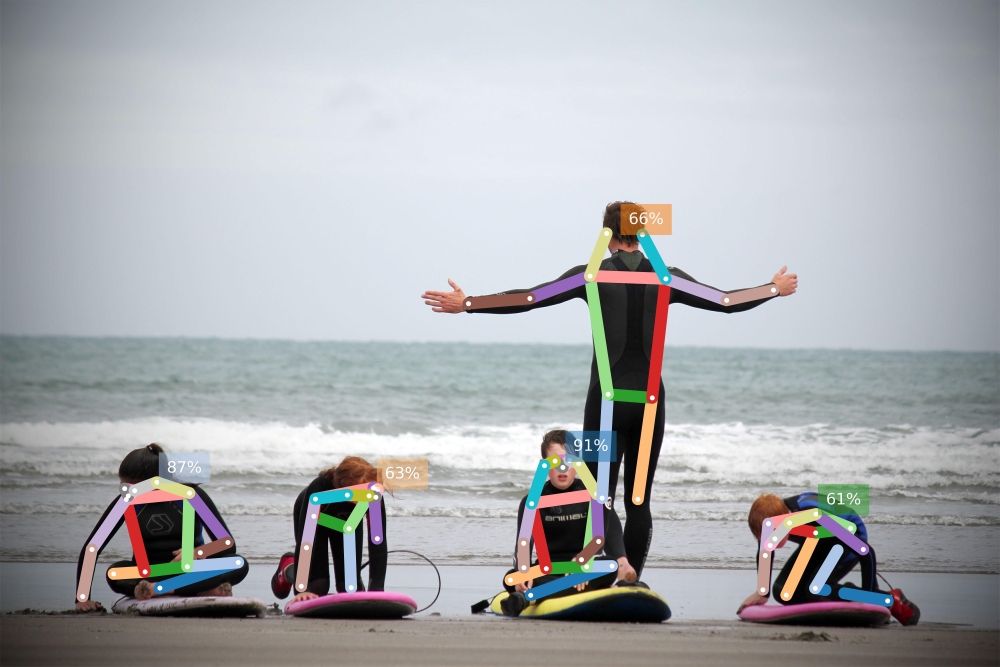
#> input picture detection/openpifpaf/test.jpg.predictions.jpeg, 5000 x 3333 px (shown at 1/5 size)
$ python dewarp.py ../../openpifpaf/test.jpg.predictions.jpeg   (older library calls are emulated)
#> lines starting #> are read from the running program, lines starting #| are printed output that depends on the picture
import numpy as np
import sys
import cv2

DIM=(1920, 1080)
K=np.array([[1072.2416669079864, 0.0, 974.1246550909606], [0.0, 1071.6376728723455, 524.0909070617798], [0.0, 0.0, 1.0]])
D=np.array([[-0.01680471181040181], [-0.04507194951348153], [0.10890126839017801], [-0.0804898674047556]])

def undistort(img_path):
    img = cv2.imread(img_path)
#> img is the input picture: shape (3333, 5000, 3); mean B, G, R 176, 172.7, 170.5
    h,w = img.shape[:2]
#> h = 3333; w = 5000

    map1, map2 = cv2.fisheye.initUndistortRectifyMap(K, D, np.eye(3), K, DIM, cv2.CV_16SC2)
    undistorted_img = cv2.remap(img, map1, map2, interpolation=cv2.INTER_LINEAR, borderMode=cv2.BORDER_CONSTANT)
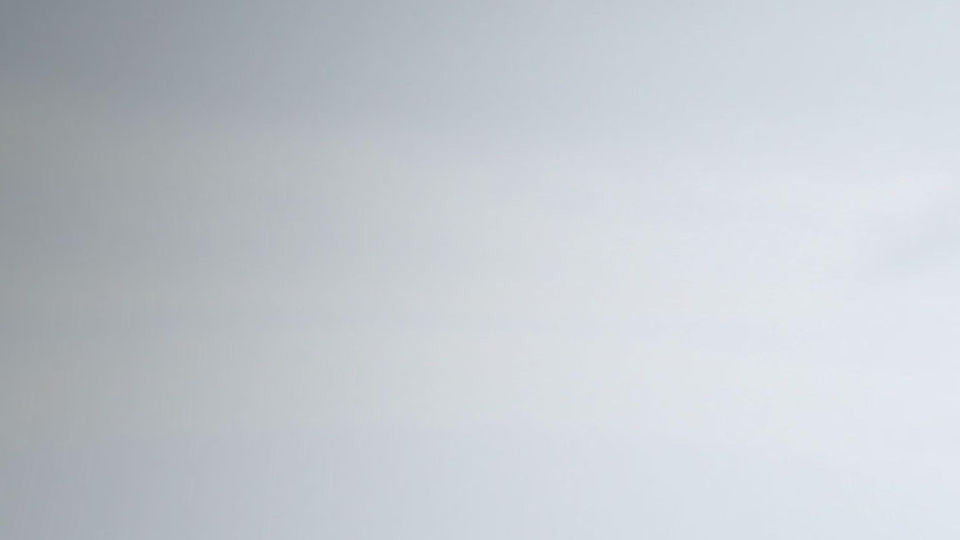
#> undistorted_img: shape (1080, 1920, 3) (shown at 1/2 size); mean B, G, R 208.2, 201.5, 196.2
    # Comment out if image doesn't need to be rotated
    # undistorted_img = cv2.rotate(undistorted_img, cv2.ROTATE_180)


    cv2.imshow("undistorted", undistorted_img)
    cv2.imwrite("imgundistort.jpg", undistorted_img)
    cv2.waitKey(0)
    cv2.destroyAllWindows()

if __name__ == '__main__':
    for p in sys.argv[1:]:
        undistort(p)

$ run again, on detection/openpifpaf/testFlip.jpg.predictions.jpeg
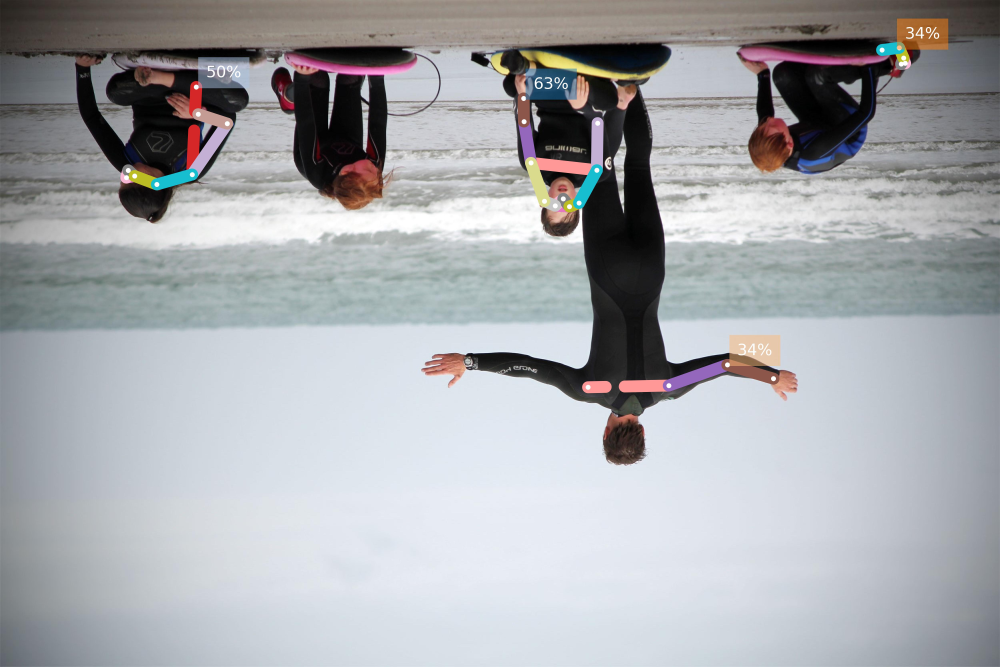
#> input picture detection/openpifpaf/testFlip.jpg.predictions.jpeg, 5000 x 3333 px (shown at 1/5 size)
#> in undistort, img is the input picture: shape (3333, 5000, 3); mean B, G, R 172, 168.2, 166.2
#> in undistort, `undistorted_img = cv2.remap(img, map1, map2, interpolation=cv2.INTER_L..`:
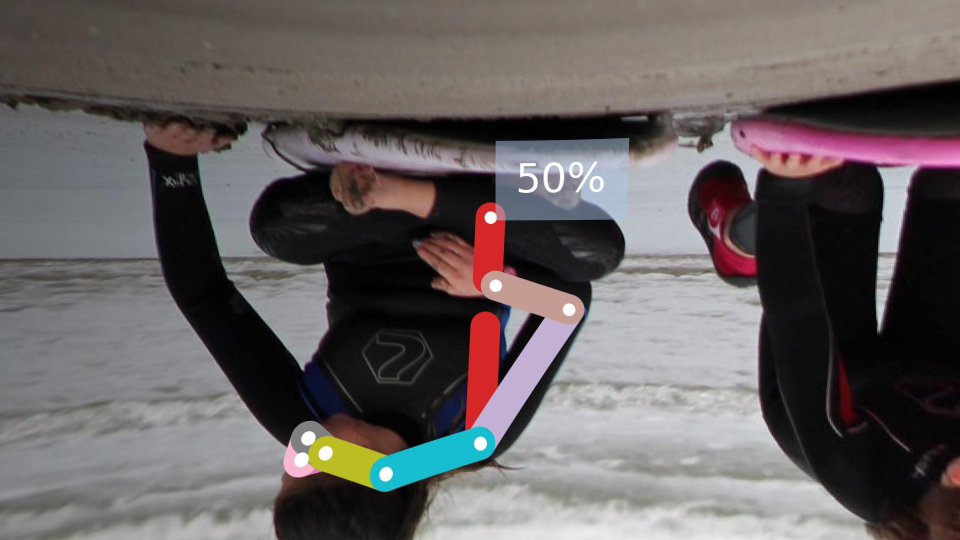
#> undistorted_img: shape (1080, 1920, 3) (shown at 1/2 size); mean B, G, R 96.5, 96.3, 102
